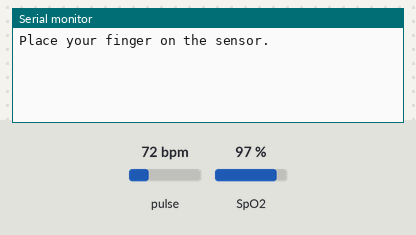
A sketch run on a simulated ESP32. Shown: the last lines printed to the serial monitor. Inputs (shaded band) come from the test bench; at power-on: pulse 72 bpm, SpO2 97 %.

Above: at 1.2 s.
1.3 s: pulse set to 42 bpm
At 4.5 s:
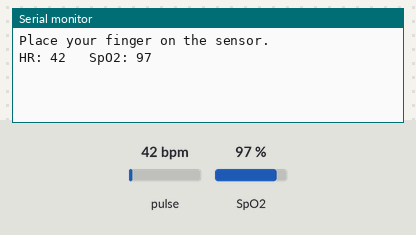
8.1 s: SpO2 set to 80 %
At 9.1 s:
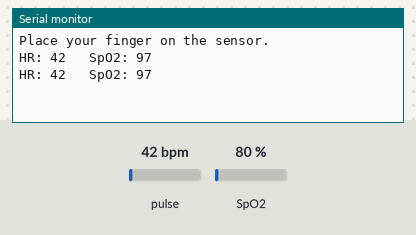
9.6 s: pulse set to 70 bpm
At 11.2 s:
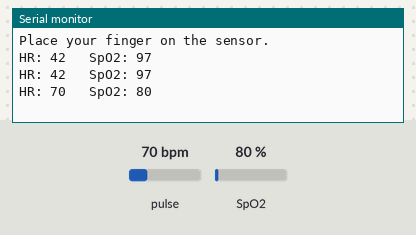

The sketch:

max30102_test.ino
```cpp
#include <Wire.h>
#include "MAX30105.h"
#include "spo2_algorithm.h"

MAX30105 particleSensor;

const byte BUFFER_LENGTH = 100;
uint32_t irBuffer[BUFFER_LENGTH];
uint32_t redBuffer[BUFFER_LENGTH];
int32_t spo2;
int8_t validSPO2;
int32_t heartRate;
int8_t validHeartRate;

void setup() {
  Serial.begin(115200);
  Wire.begin(21, 22);

  if (!particleSensor.begin(Wire, I2C_SPEED_FAST)) {
    Serial.println("MAX30102 NOT FOUND");
    while (1);
  }

  particleSensor.setup();
  particleSensor.setPulseAmplitudeRed(0x1F);
  particleSensor.setPulseAmplitudeIR(0x1F);

  Serial.println("Place your finger on the sensor.");
}

void loop() {
  // Collect 100 samples
  for (int i = 0; i < BUFFER_LENGTH; i++) {
    redBuffer[i] = particleSensor.getRed();
    irBuffer[i] = particleSensor.getIR();
    delay(20);
  }

  // Run the algorithm
  maxim_heart_rate_and_oxygen_saturation(
    irBuffer, BUFFER_LENGTH,
    redBuffer,
    &spo2, &validSPO2,
    &heartRate, &validHeartRate
  );

  Serial.print("HR: ");
  if (validHeartRate)
    Serial.print(heartRate);
  else
    Serial.print("--");

  Serial.print("   SpO2: ");
  if (validSPO2)
    Serial.println(spo2);
  else
    Serial.println("--");

  delay(200);
}
```

Measured:
- after the input at 1.3 s, the serial monitor: prints a new line after 1.9 s (image 1)
- after the input at 9.6 s, the serial monitor: prints a new line after 0.46 s (image 3)
